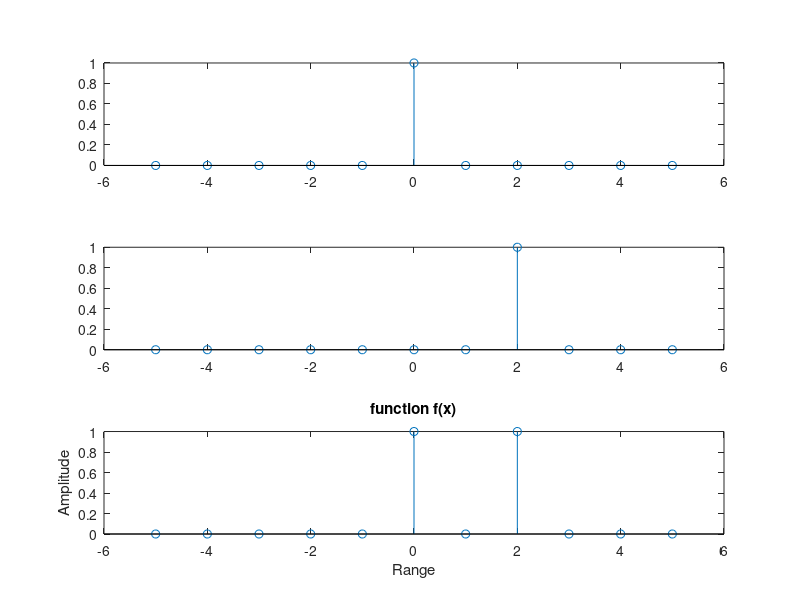

Write MATLAB code to recreate this figure.
clear all
clc
close all
n0=0
n1=0
n=-5:1:5
x=((n-n0)==0)
y=((n-n1)==2)
z=x+y
subplot(3,1,1)
stem(n,x)
subplot(3,1,2)
stem(n,y)
subplot(3,1,3)
stem(n,z)
xlabel('Range')
ylabel('Amplitude')
title('function f(x)')